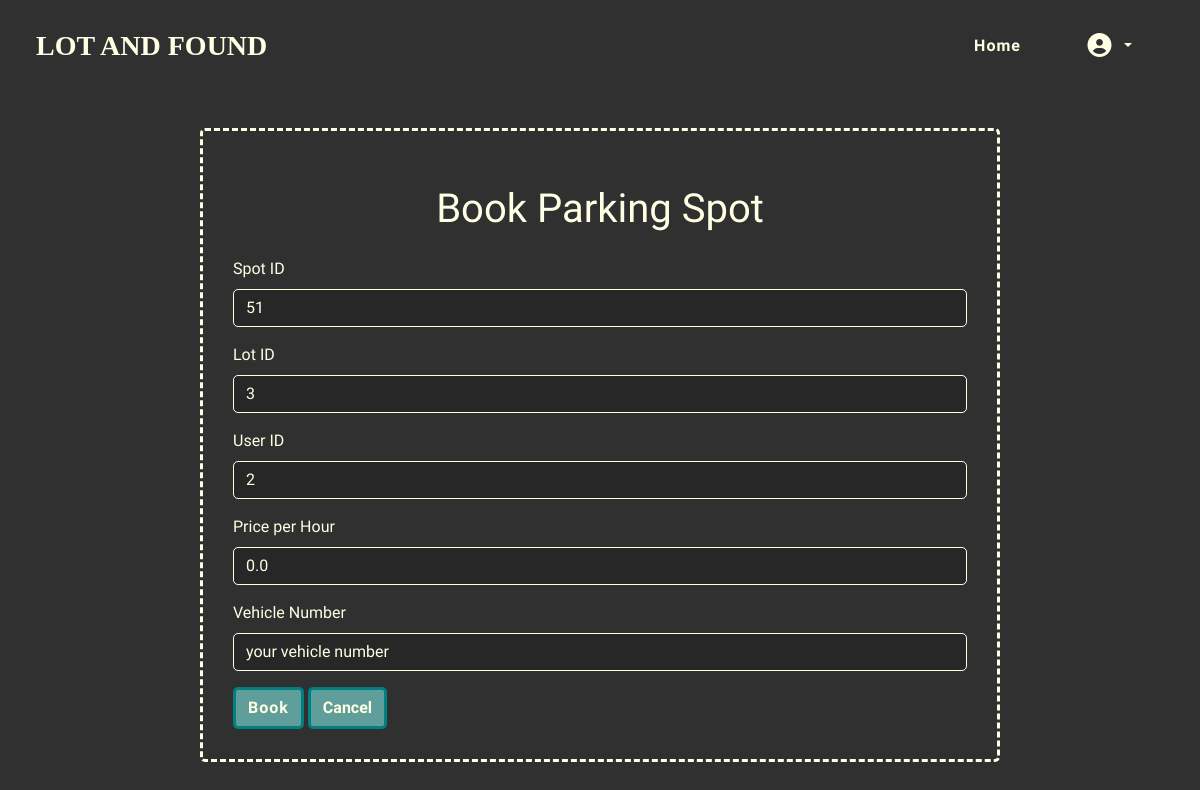
Page /lot/3/book-lot (signed in) on the earlier database version.
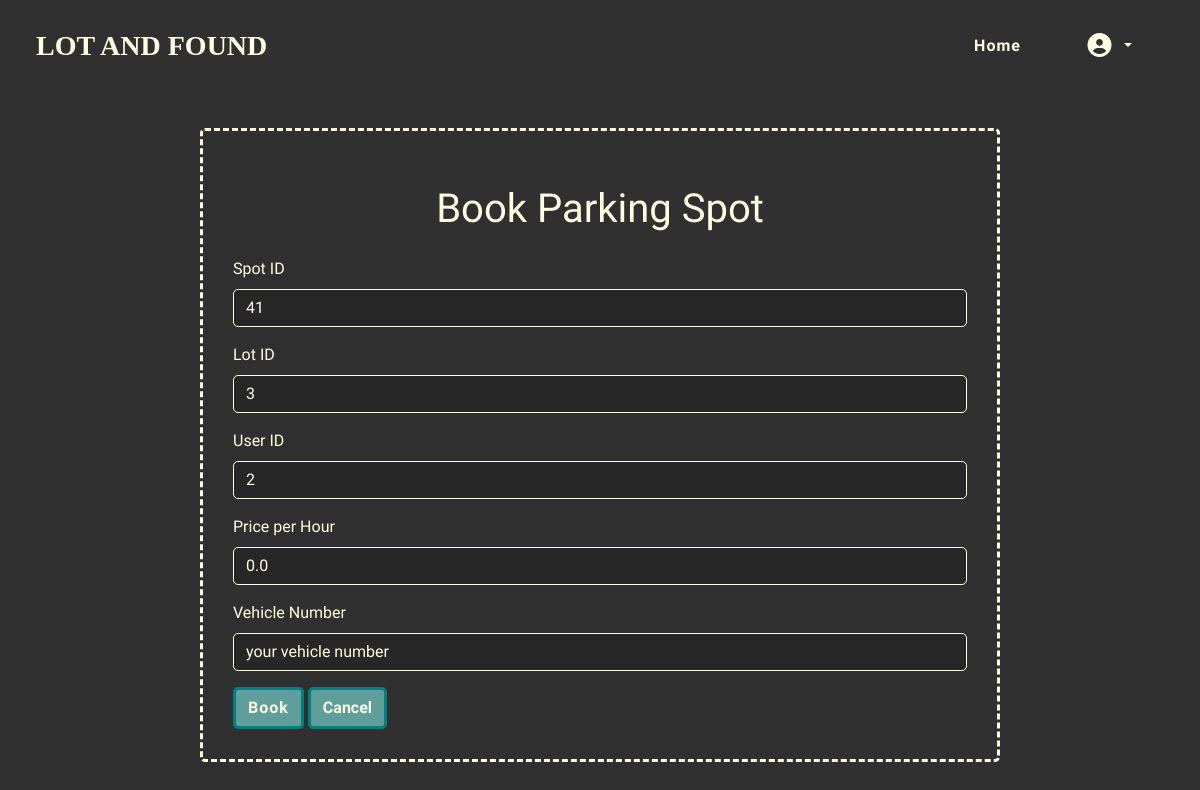
Same page on the later database version.
### models.py (models this page shows)
class Spot(db.Model):
    __tablename__ = 'spot'
    spot_id = db.Column(db.Integer, primary_key=True)
    lot_id = db.Column(db.Integer, db.ForeignKey('lot.lot_id', ondelete='CASCADE'), nullable=False)
    status = db.Column(db.CHAR(1), nullable=False, default='a')

### routes.py (the view, shortened to what this page needs)
@app.route('/lot/<int:lot_id>/book-lot', methods=['GET','POST'])
@auth_required
def book_lot(lot_id):
    spot = Spot.query.filter_by(lot_id = lot_id,status = 'a').first()
    if not spot:
        flash("Sorry, no spots available in this lot. Please book another lot","error")
        return redirect(url_for('home'))
    lot = Lot.query.get(lot_id)
    user = User.query.get(session["user_id"])
    return render_template("user/book_spot.html", spot = spot, lot = lot, user = user)

### routes.py (called while the page is built)
def auth_required(func):
    @wraps(func)
    def inner(*args, **kwargs):
        if 'user_id' in session:
            return func(*args, **kwargs)
        else:
            flash("Please login first","warning")
            return redirect(url_for('login'))
    return inner

### templates/user/book_spot.html (shortened to what this page needs)
{% extends "base.html" %}
{% block content %}
<div class="container my-5 my-container">
<h1 class="display-6 my-display my-4">Book Parking Spot</h1>
<form class="row g-3" method="POST">
  <div class="col-12">
    <label for="spot_id" class="form-label my-label">Spot ID</label>
    <input type="text" class="form-control my-input" id="spot_id" value="{{spot.spot_id}}" readonly>
  </div>
    <div class="col-12">
    <label for="lot_id" class="form-label my-label">Lot ID</label>
    <input type="text" class="form-control my-input" id="lot_id" value="{{spot.lot_id}}">
  </div>
  <div class="col-12">
    <label for="user_id" class="form-label my-label">User ID</label>
    <input type="text" class="form-control my-input" id="user_id" value="{{user.user_id}}" readonly>
  </div>
  <div class="col-12">
    <label for="price" class="form-label my-label">Price per Hour</label>
    <input type="text" class="form-control my-input" id="price" value="{{lot.price_per_hr}}" readonly>
  </div>
  <div class="col-12">
    <label for="vno" class="form-label my-label">Vehicle Number</label>
    <input type="text" class="form-control my-input" id="vno" name="vno" placeholder="your vehicle number" required>
  </div>
  <div class="col-12">
    <button type="submit" class="btn my-btn">Book</button>
    <a href="{{url_for('home')}}" class="btn my-btn">Cancel</a>
  </div>
</form>
</div>
{% endblock %}

Differences in the rows shown:
no longer on this page (row unchanged): Spot: spot_id "51", lot_id "3"
now on this page (row edited): Spot: spot_id "41", lot_id "3"
